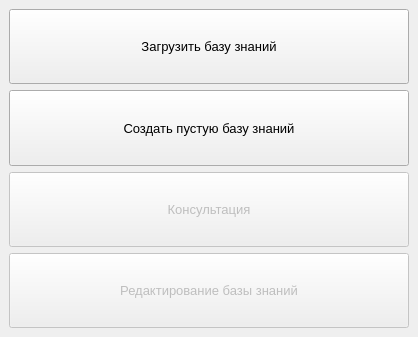
<?xml version="1.0" encoding="UTF-8"?>
<ui version="4.0">
 <class>MainWindow</class>
 <widget class="QMainWindow" name="MainWindow">
  <property name="enabled">
   <bool>true</bool>
  </property>
  <property name="geometry">
   <rect>
    <x>0</x>
    <y>0</y>
    <width>418</width>
    <height>337</height>
   </rect>
  </property>
  <property name="maximumSize">
   <size>
    <width>700</width>
    <height>420</height>
   </size>
  </property>
  <property name="windowTitle">
   <string>Главное меню</string>
  </property>
  <property name="documentMode">
   <bool>false</bool>
  </property>
  <property name="tabShape">
   <enum>QTabWidget::Rounded</enum>
  </property>
  <widget class="QWidget" name="centralwidget">
   <property name="maximumSize">
    <size>
     <width>770</width>
     <height>600</height>
    </size>
   </property>
   <layout class="QGridLayout" name="gridLayout">
    <item row="0" column="0">
     <layout class="QVBoxLayout" name="verticalLayout">
      <item>
       <widget class="QPushButton" name="buttonLoadDatabase">
        <property name="sizePolicy">
         <sizepolicy hsizetype="Minimum" vsizetype="Expanding">
          <horstretch>0</horstretch>
          <verstretch>0</verstretch>
         </sizepolicy>
        </property>
        <property name="font">
         <font>
          <family>Arial</family>
          <pointsize>10</pointsize>
         </font>
        </property>
        <property name="text">
         <string>Загрузить базу знаний</string>
        </property>
        <property name="autoDefault">
         <bool>false</bool>
        </property>
        <property name="default">
         <bool>false</bool>
        </property>
        <property name="flat">
         <bool>false</bool>
        </property>
       </widget>
      </item>
      <item>
       <widget class="QPushButton" name="buttonInitEmptyDatabase">
        <property name="sizePolicy">
         <sizepolicy hsizetype="Minimum" vsizetype="Expanding">
          <horstretch>0</horstretch>
          <verstretch>0</verstretch>
         </sizepolicy>
        </property>
        <property name="font">
         <font>
          <family>Arial</family>
          <pointsize>10</pointsize>
         </font>
        </property>
        <property name="text">
         <string>Создать пустую базу знаний</string>
        </property>
       </widget>
      </item>
      <item>
       <widget class="QPushButton" name="buttonConsultMode">
        <property name="enabled">
         <bool>false</bool>
        </property>
        <property name="sizePolicy">
         <sizepolicy hsizetype="Minimum" vsizetype="Expanding">
          <horstretch>0</horstretch>
          <verstretch>0</verstretch>
         </sizepolicy>
        </property>
        <property name="font">
         <font>
          <family>Arial</family>
          <pointsize>10</pointsize>
         </font>
        </property>
        <property name="text">
         <string>Консультация</string>
        </property>
       </widget>
      </item>
      <item>
       <widget class="QPushButton" name="buttonBaseEditMode">
        <property name="enabled">
         <bool>false</bool>
        </property>
        <property name="sizePolicy">
         <sizepolicy hsizetype="Minimum" vsizetype="Expanding">
          <horstretch>0</horstretch>
          <verstretch>0</verstretch>
         </sizepolicy>
        </property>
        <property name="font">
         <font>
          <family>Arial</family>
          <pointsize>10</pointsize>
         </font>
        </property>
        <property name="text">
         <string>Редактирование базы знаний</string>
        </property>
       </widget>
      </item>
     </layout>
    </item>
   </layout>
  </widget>
 </widget>
 <resources/>
 <connections/>
</ui>
